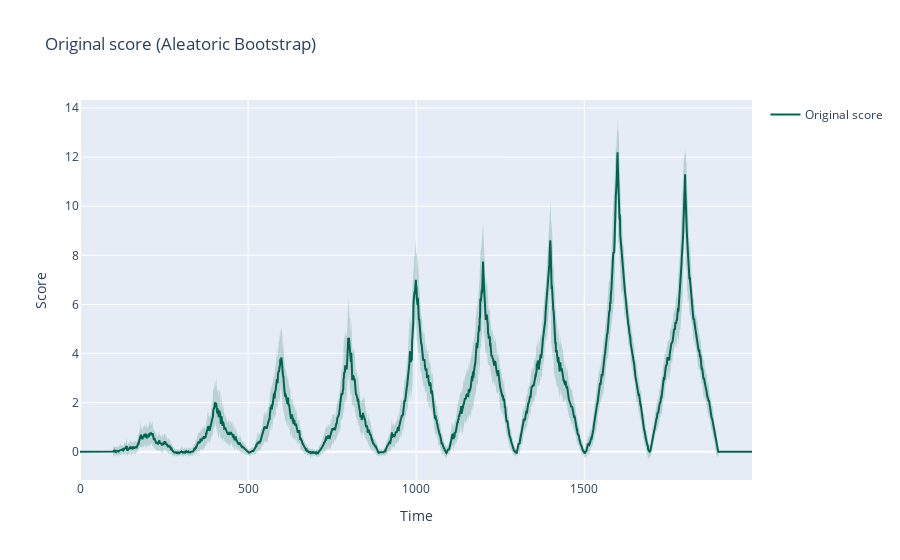

The notebook cell this image was saved under:
### Code cell
stat = get_stat(bs_table)

x = list(stat.index)

fig = go.Figure([
    go.Scatter(
        x=x,
        y=stat["Mean"].values,
        line=dict(color='rgb(0,100,80)'),
        mode='lines',
        name="Original score"
    ),
    ### Scores on single plot
    go.Scatter(
        x=x+x[::-1], # x, then x reversed
        y=list(stat["upper_b"].values)+list(stat["lower_b"][::-1].values), # upper, then lower reversed
        fill='toself',
        fillcolor='rgba(0,100,80,0.2)',
        line=dict(color='rgba(255,255,255,0)'),
        hoverinfo="skip",
        showlegend=False,
    )
])

fig.update_layout(
    title_text="Original score (Epistemic Bootstrap)",
    xaxis_title="Time",
    yaxis_title="Score"
)

### Figure 1 — Plotly figure (JSON) as saved in the notebook; plotly's stock layout.template omitted (floating-point values rounded to 4 significant figures; data arrays with more than 128 entries replaced by an {"elided": "..."} marker saying what was removed)
{"data": [{"line": {"color": "rgb(0,100,80)"}, "mode": "lines", "name": "Original score", "type": "scatter", "x": {"elided": "2000 int values"}, "y": {"elided": "2000 float values"}}, {"fill": "toself", "fillcolor": "rgba(0,100,80,0.2)", "hoverinfo": "skip", "line": {"color": "rgba(255,255,255,0)"}, "showlegend": false, "type": "scatter", "x": {"elided": "4000 int values"}, "y": {"elided": "4000 float values"}}], "layout": {"title": {"text": "Original score (Aleatoric Bootstrap)"}, "xaxis": {"title": {"text": "Time"}}, "yaxis": {"title": {"text": "Score"}}}}
